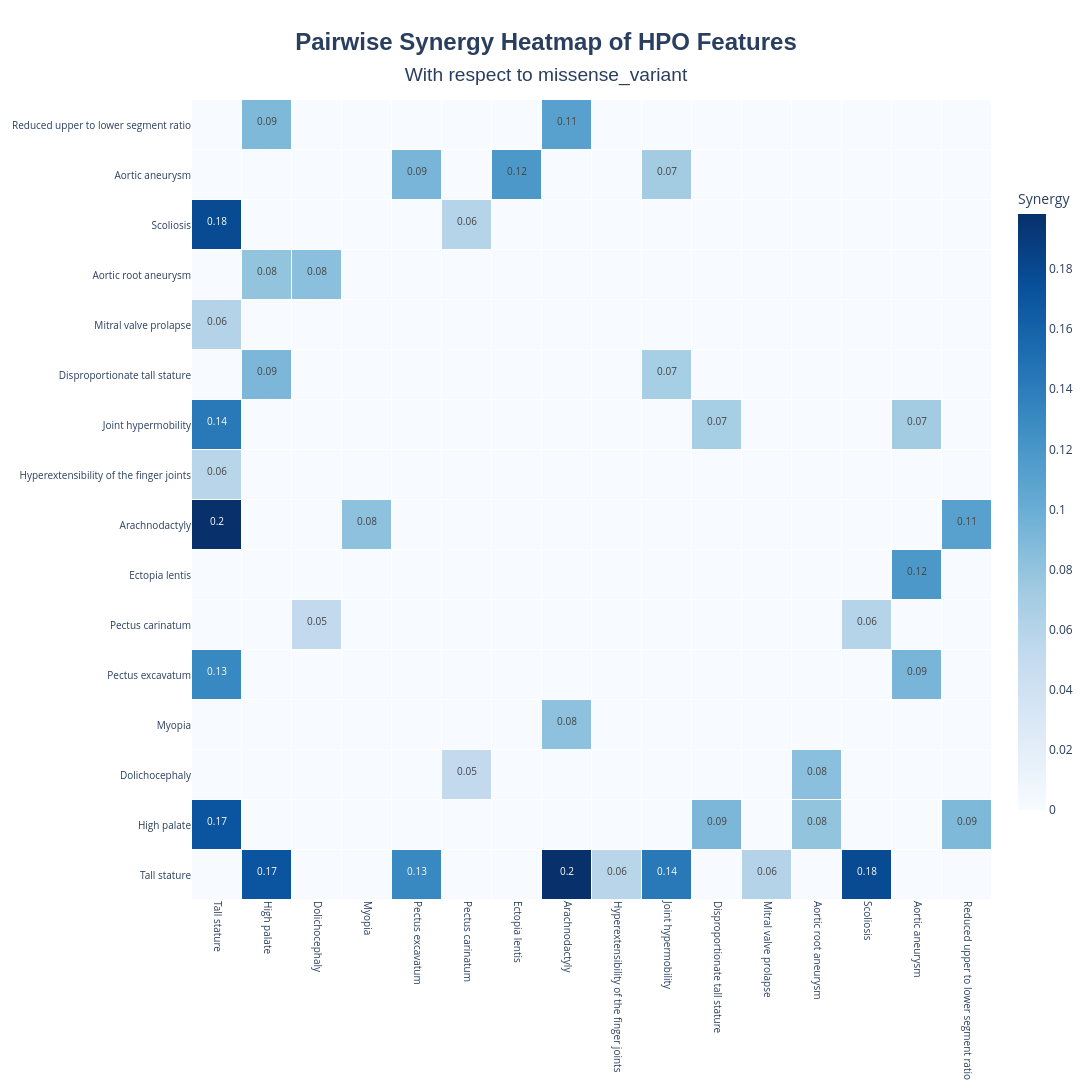

Write notebook code for a chart like this one.
### Markdown cell above
##### **Pairwise Synergy Analysis and Ploting**
We compute pairwise synergy scores between HPO terms for predicting the target (Acromicric dysplasia) using permutation testing.

### Code cell
target=target_matrix['missense_variant']
synergy_analyzer=PairwiseSynergyAnalyzer(
    hpo_data=hpo_matrix, 
    target=target,
    n_permutations=1000,
    min_individuals_for_synergy_caculation=40,
    random_state=40)
synergy_analyzer.compute_synergy_matrix(n_jobs=32)
synergy_analyzer.save_synergy_results(
    output_file='synergy_matrix_FBN1.csv',
)
fig = synergy_analyzer.plot_synergy_heatmap(
    lower_bound=0.05,
    target_name=target.name,
)
fig.show()
synergy_analyzer.save_synergy_heatmap(
    output_file='synergy_heatmap_FBN1.html',
    fig=fig,
)

### Figure 1 — Plotly figure (JSON) as saved in the notebook; plotly's stock layout.template omitted (floating-point values rounded to 4 significant figures; data arrays with more than 128 entries replaced by an {"elided": "..."} marker saying what was removed)
{"data": [{"colorbar": {"len": 0.8, "thickness": 28, "title": {"text": "Synergy"}}, "colorscale": [[0, "rgb(247,251,255)"], [0.125, "rgb(222,235,247)"], [0.25, "rgb(198,219,239)"], [0.375, "rgb(158,202,225)"], [0.5, "rgb(107,174,214)"], [0.625, "rgb(66,146,198)"], [0.75, "rgb(33,113,181)"], [0.875, "rgb(8,81,156)"], [1, "rgb(8,48,107)"]], "hoverinfo": "text", "hovertext": {"elided": "16x16 str values"}, "text": {"elided": "16x16 str values"}, "texttemplate": "<span style='font-size:10px'>%{text}</span>", "type": "heatmap", "x": ["Tall stature", "High palate", "Dolichocephaly", "Myopia", "Pectus excavatum", "Pectus carinatum", "Ectopia lentis", "Arachnodactyly", "Hyperextensibility of the finger joints", "Joint hypermobility", "Disproportionate tall stature", "Mitral valve prolapse", "Aortic root aneurysm", "Scoliosis", "Aortic aneurysm", "Reduced upper to lower segment ratio"], "xgap": 1, "y": ["Tall stature", "High palate", "Dolichocephaly", "Myopia", "Pectus excavatum", "Pectus carinatum", "Ectopia lentis", "Arachnodactyly", "Hyperextensibility of the finger joints", "Joint hypermobility", "Disproportionate tall stature", "Mitral valve prolapse", "Aortic root aneurysm", "Scoliosis", "Aortic aneurysm", "Reduced upper to lower segment ratio"], "ygap": 1, "z": {"elided": "16x16 float values"}, "zmax": 0.1983, "zmid": 0, "zmin": 0}], "layout": {"height": 1410, "plot_bgcolor": "rgba(240,240,240,0.1)", "title": {"font": {"family": "Arial", "size": 24}, "text": "<b>Pairwise Synergy Heatmap of HPO Features</b><br><span style='font-size:0.8em'>With respect to missense_variant</span>", "x": 0.5, "xanchor": "center", "yanchor": "top"}, "width": 1410, "xaxis": {"tickangle": 90, "tickfont": {"size": 10}}, "yaxis": {"scaleanchor": "x", "scaleratio": 1, "tickfont": {"size": 10}}}}
